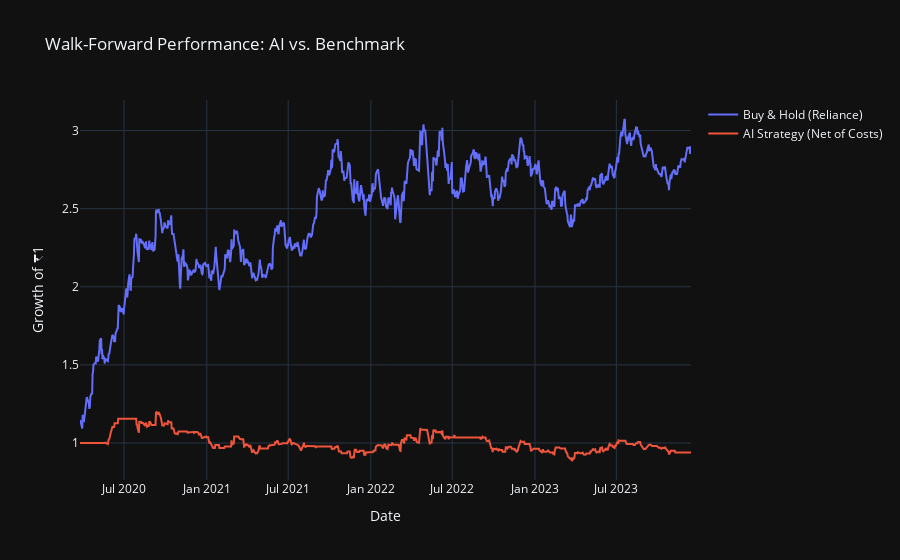

Write notebook code for a chart like this one.
### Code cell
import plotly.graph_objects as go

fig= go.Figure()
fig.add_trace(go.Scatter(x=results_df.index, y=results_df['Cum Market'], name="Buy & Hold (Reliance)"))
fig.add_trace(go.Scatter(x=results_df.index, y=results_df['AI Cum Returns'], name="AI Strategy (Net of Costs)"))
fig.update_layout(title="Walk-Forward Performance: AI vs. Benchmark", 
                  xaxis_title="Date", yaxis_title="Growth of ₹1", template="plotly_dark")
fig.show()

### Figure 1 — Plotly figure (JSON) as saved in the notebook; plotly's stock layout.template omitted (floating-point values rounded to 4 significant figures; data arrays with more than 128 entries replaced by an {"elided": "..."} marker saying what was removed)
{"data": [{"name": "Buy & Hold (Reliance)", "type": "scatter", "x": {"elided": "924 str values"}, "y": {"elided": "924 float values"}}, {"name": "AI Strategy (Net of Costs)", "type": "scatter", "x": {"elided": "924 str values"}, "y": {"elided": "924 float values"}}], "layout": {"title": {"text": "Walk-Forward Performance: AI vs. Benchmark"}, "xaxis": {"title": {"text": "Date"}}, "yaxis": {"title": {"text": "Growth of ₹1"}}}}
